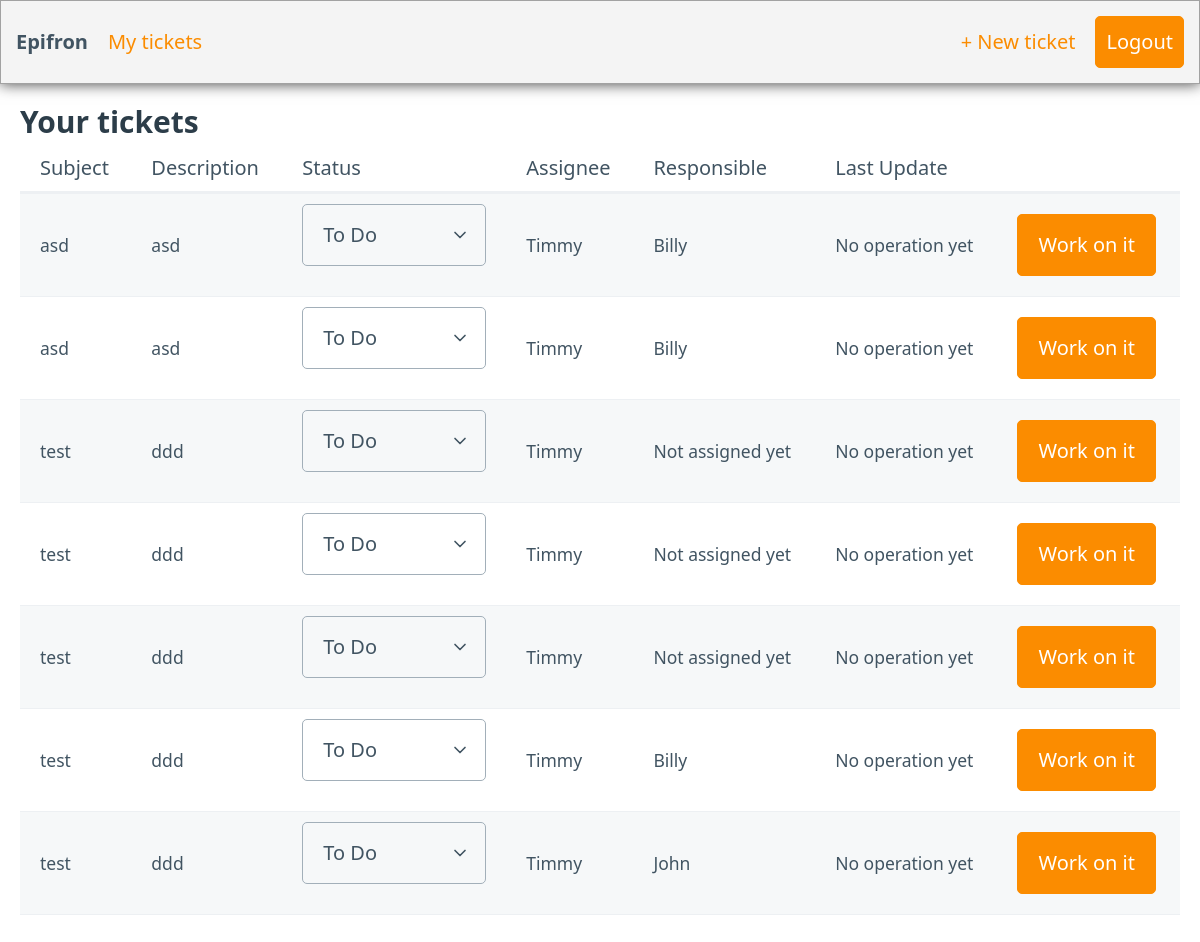
The page /tickets/ (signed in) on the database as committed earlier.
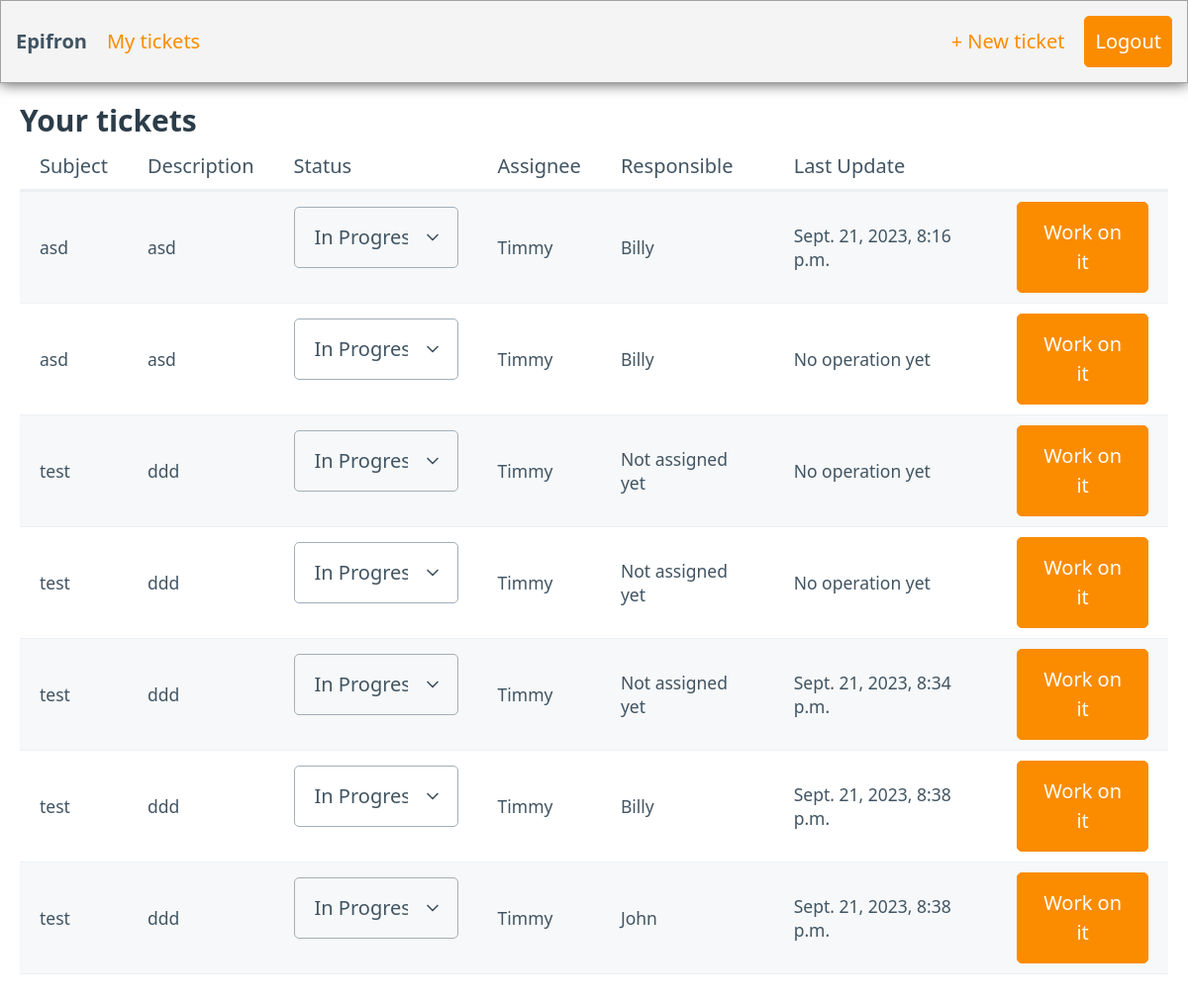
The same page on the database as committed later.
### tickets/models.py (models this page shows, shortened)
class Ticket(models.Model):
    id = models.BigAutoField(primary_key=True)
    subject = models.CharField(max_length=100)
    requestor = models.ForeignKey(User, related_name="requestor", null=False, blank = True, on_delete=models.CASCADE)
    description = models.TextField()
    responsible = models.ForeignKey(User, related_name="responsible", null=True, blank = True, on_delete=models.CASCADE)
    assignee = models.ForeignKey(User, related_name="assignee", null=True, blank = True, on_delete=models.CASCADE)
    status = models.CharField(max_length=25, choices=TicketStatus.choices, default=TicketStatus.TO_DO)
    created_at = models.DateTimeField("created at")
    last_update = models.DateTimeField("last update", null=True)

### tickets/views.py (the view)
# urls.py: path("", views.index, name="index"),
def index(request):
    responsibles = [];
    technicians = [];
    ticket_status = [];
    if request.user.groups.filter(name="responsible").exists():
        user_tickets = Ticket.objects.filter( (Q(assignee__isnull = True) | Q(responsible__isnull = True) ) | Q(responsible = request.user))
        responsibles = get_user_model().objects.filter(groups__name="responsible")
        technicians = get_user_model().objects.filter(groups__name="technician")
    elif request.user.groups.filter(name="technician").exists():
        user_tickets = Ticket.objects.filter(assignee = request.user)
    else:
        user_tickets = Ticket.objects.filter(requestor = request.user)
    context = {"user_tickets": user_tickets, "responsibles": responsibles, "technicians": technicians, "ticket_status": [c[0] for c in Ticket.status.field.choices]}
    return render(request, "tickets/tickets.html", context)

### tickets/templatetags/tickets_extras.py (called while the page is built)
@register.filter(name="has_group")
def has_group(user, group_name):
    return user.groups.filter(name=group_name).exists()

### templates/tickets/tickets.html (shortened to what this page needs)
{% extends 'base.html' %}
{% block content %}
<main class="container-fluid" style="padding-top: 15px">
    <h3 style="margin-bottom: 0">
        Your tickets
    </h3>
    {% include 'tickets/table.html' %}
</main>
{% endblock %}

### templates/base.html (shortened to what this page needs)
<html>
    <head>
        {% load static %}
        <link rel="stylesheet" href="{% static '/pico.min.css' %}">
        <link rel="stylesheet" href="{% static '/style.css' %}">
    </head>
    <body  hx-headers='{"X-CSRFToken": "{{ csrf_token }}"}'>
        {% if user.is_authenticated %}
            <nav>
                <ul>
                    <li>
                        <strong>Epifron</strong>
                    </li>
                    <li>
                        <a href="/tickets">
                            My tickets
                        </a>
                    </li>
                </ul>
                <ul>
                    <li>
                        <a href="{% url 'addTicket' %}">
                            + New ticket
                        </a>
                    </li>
                    <li>
                        <a href="{% url 'logout' %}" role="button">
                            Logout
                        </a>
                    </li>
                </ul>
            </nav>
        {% endif %}
        {% block content %}
        {% endblock %}
    </body>
</html>

### templates/tickets/table.html
{% load tickets_extras %}
<table role="grid" id="table">
    <thead>
    <tr>
        <th scope="col">Subject</th>
        <th scope="col">Description</th>
        <th scope="col">Status</th>
        <th scope="col">Assignee</th>
        <th scope="col">Responsible</th>
        <th scope="col">Last Update</th>
        {% if request.user|has_group:"technician" %}
        <th scope="col"></th>
        {% endif %}
    </tr>
    </thead>
    <tbody>
        {% for ticket in user_tickets%}
        <tr>
            <td>{{ticket.subject}}</td>
            <td>{{ticket.description}}</td>
            <td>
                {% if request.user|has_group:"technician" %}
                    <select required
                            hx-post="{% url 'updateTicketStatus' %}"
                            hx-vars='{"ticket_id":"{{ ticket.id }}"}'
                            hx-trigger="change"
                            name='status'
                            hx-target="#table"
                            hx-swap="outerHTML">
                        {% for status in ticket_status %}
                            <option value="{{status}}" {% if status == ticket.status %} selected="selected"{% endif %}>{{status}}</option>
                        {% endfor %}
                    </select>
                {% else %}
                    {{ticket.status}}
                {% endif %}
            </td>
            <td>
                {% if request.user|has_group:"responsible" %}
                <select required
                        hx-post="{% url 'updateTicketAssignee' %}"
                        hx-vars='{"ticket_id":"{{ ticket.id }}"}'
                        hx-trigger="change"
                        name='technician'
                        hx-target="#table"
                        hx-swap="outerHTML">
                    <option selected='{{ticket.assignee}}' disabled >Not assigned yet</option>
                    {% for technician in technicians %}
                        <option value="{{technician.username}}" {% if technician == ticket.assignee %}selected="selected"{% endif %}>{{technician.username}}</option>
                    {% endfor %}
                </select>
                {% else %}
                {{ticket.assignee | default_if_none:"Not assigned yet"}}
                {% endif %}
            </td>
            <td>
                {% if request.user|has_group:"responsible" %}
                <select required
                        hx-post="{% url 'updateTicketResponsible' %}"
                        hx-vars='{"ticket_id":"{{ ticket.id }}"}'
                        hx-trigger="change"
                        name='responsible'
                        hx-target="#table"
                        hx-swap="outerHTML">
                    <option selected='{{ticket.assignee}}' disabled >Not assigned yet</option>
                    {% for responsible in responsibles %}
                        <option value="{{responsible.username}}" {% if responsible == ticket.responsible %}selected="selected"{% endif %}>{{responsible.username}}</option>
                    {% endfor %}
                </select>
                {% else %}
                    {{ticket.responsible | default_if_none:"Not assigned yet"}}
                {% endif %}
            </td>
            <td>
                {{ticket.last_update | default_if_none:"No operation yet"}}
            </td>
            {% if request.user|has_group:"technician" %}
            <td scope="col">
                <a href="{% url 'registerIntervention' ticket.id %}" role="button">
                    Work on it
                </a>
            </td>
            {% endif %}
        </tr>
        {% endfor %}
    </tbody>
</table>

### static/style.css (style rules this page uses)
[data-theme="light"], :root:not([data-theme="dark"]) { --primary: #fb8c00; --primary-hover: #f57c00; --primary-focus: rgba(251, 140, 0, 0.125); --primary-inverse: #FFF; }
:root { --form-element-active-border-color: var(--primary); --form-element-focus-color: var(--primary-focus); --switch-color: var(--primary-inverse); --switch-checked-background-color: var(--primary); }
nav { padding-top: .5em; padding-bottom: .5em; border: 1px solid #a2a2a2; background-color: #f4f4f4; -webkit-box-shadow: 0px 0px 14px 0px rgba(0,0,0,0.75); -moz-box-shadow: 0px 0px 14px 0px rgba(0,0,0,0.75); box-shadow: 0px 0px 14px 0px rgba(0,0,0,0.75); padding: 5px 15px 5px 15px; }

Rows that differ between the two databases and show on the page:
changed Ticket: status "To Do" → "In Progress"; last_update "No operation yet" → "Sept. 21, 2023, 8:16 p.m."
changed Ticket (number 2 of 7 on the later page): status "To Do" → "In Progress"
changed Ticket (number 3 of 7 on the later page): status "To Do" → "In Progress"
changed Ticket (number 4 of 7 on the later page): status "To Do" → "In Progress"
changed Ticket: status "To Do" → "In Progress"; last_update "No operation yet" → "Sept. 21, 2023, 8:34 p.m."
changed Ticket (number 6 of 7 on the later page): status "To Do" → "In Progress"; last_update "No operation yet" → "Sept. 21, 2023, 8:38 p.m."
changed Ticket "John": status "To Do" → "In Progress"; last_update "No operation yet" → "Sept. 21, 2023, 8:38 p.m."
